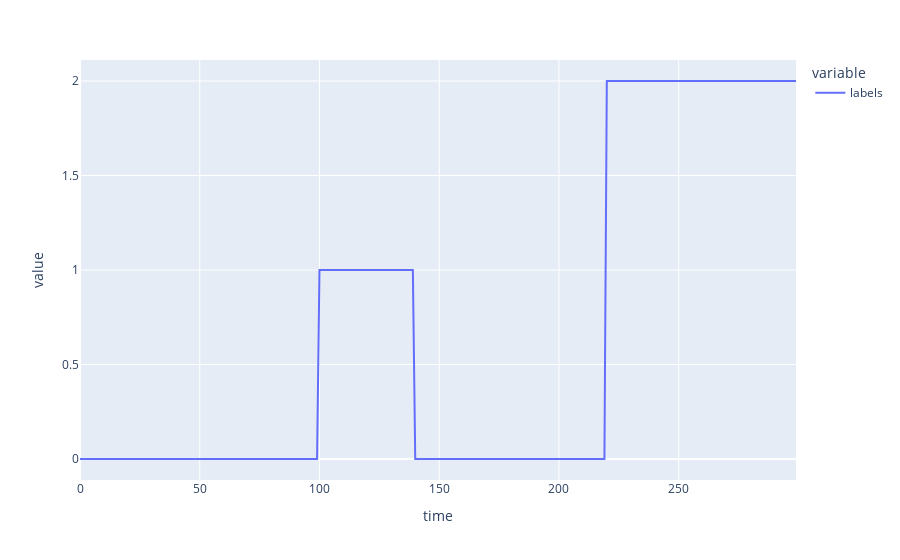

The notebook cell saved with this chart:
### Code cell
px.line(labels)

### Figure 1 — Plotly figure (JSON) as saved in the notebook; plotly's stock layout.template omitted (floating-point values rounded to 4 significant figures; data arrays with more than 128 entries replaced by an {"elided": "..."} marker saying what was removed)
{"data": [{"hovertemplate": "variable=labels<br>time=%{x}<br>value=%{y}<extra></extra>", "legendgroup": "labels", "line": {"color": "#636efa", "dash": "solid"}, "marker": {"symbol": "circle"}, "mode": "lines", "name": "labels", "orientation": "v", "showlegend": true, "type": "scatter", "x": {"elided": "300 int values"}, "xaxis": "x", "y": {"elided": "300 int values"}, "yaxis": "y"}], "layout": {"legend": {"title": {"text": "variable"}, "tracegroupgap": 0}, "margin": {"t": 60}, "xaxis": {"anchor": "y", "domain": [0, 1], "title": {"text": "time"}}, "yaxis": {"anchor": "x", "domain": [0, 1], "title": {"text": "value"}}}}
